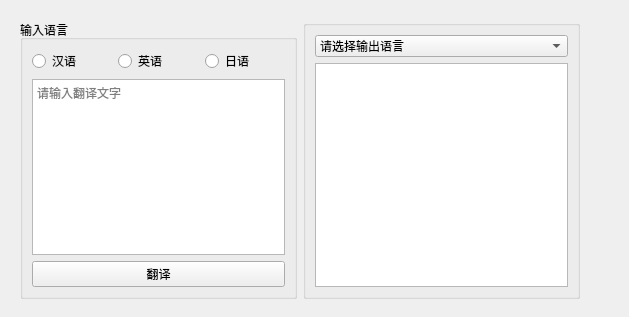
<?xml version="1.0" encoding="UTF-8"?>
<ui version="4.0">
 <class>Form</class>
 <widget class="QWidget" name="Form">
  <property name="geometry">
   <rect>
    <x>0</x>
    <y>0</y>
    <width>629</width>
    <height>317</height>
   </rect>
  </property>
  <property name="windowTitle">
   <string>在线翻译</string>
  </property>
  <widget class="QWidget" name="">
   <property name="geometry">
    <rect>
     <x>20</x>
     <y>20</y>
     <width>560</width>
     <height>279</height>
    </rect>
   </property>
   <layout class="QHBoxLayout" name="horizontalLayout_2">
    <item>
     <widget class="QGroupBox" name="groupBox">
      <property name="title">
       <string>输入语言</string>
      </property>
      <layout class="QVBoxLayout" name="verticalLayout">
       <item>
        <layout class="QHBoxLayout" name="horizontalLayout">
         <item>
          <widget class="QRadioButton" name="radioButton">
           <property name="text">
            <string>汉语</string>
           </property>
          </widget>
         </item>
         <item>
          <widget class="QRadioButton" name="radioButton_3">
           <property name="text">
            <string>英语</string>
           </property>
          </widget>
         </item>
         <item>
          <widget class="QRadioButton" name="radioButton_2">
           <property name="text">
            <string>日语</string>
           </property>
          </widget>
         </item>
        </layout>
       </item>
       <item>
        <widget class="QPlainTextEdit" name="plainTextEdit">
         <property name="placeholderText">
          <string>请输入翻译文字</string>
         </property>
        </widget>
       </item>
       <item>
        <widget class="QPushButton" name="pushButton">
         <property name="text">
          <string>翻译</string>
         </property>
        </widget>
       </item>
      </layout>
     </widget>
    </item>
    <item>
     <widget class="QGroupBox" name="groupBox_2">
      <property name="title">
       <string/>
      </property>
      <layout class="QVBoxLayout" name="verticalLayout_2">
       <item>
        <widget class="QComboBox" name="comboBox">
         <property name="editable">
          <bool>false</bool>
         </property>
         <item>
          <property name="text">
           <string>请选择输出语言</string>
          </property>
         </item>
         <item>
          <property name="text">
           <string>汉语</string>
          </property>
         </item>
         <item>
          <property name="text">
           <string>英文</string>
          </property>
         </item>
         <item>
          <property name="text">
           <string>日文</string>
          </property>
         </item>
        </widget>
       </item>
       <item>
        <widget class="QPlainTextEdit" name="plainTextEdit_2">
         <property name="placeholderText">
          <string/>
         </property>
        </widget>
       </item>
      </layout>
     </widget>
    </item>
   </layout>
  </widget>
 </widget>
 <resources/>
 <connections/>
</ui>
